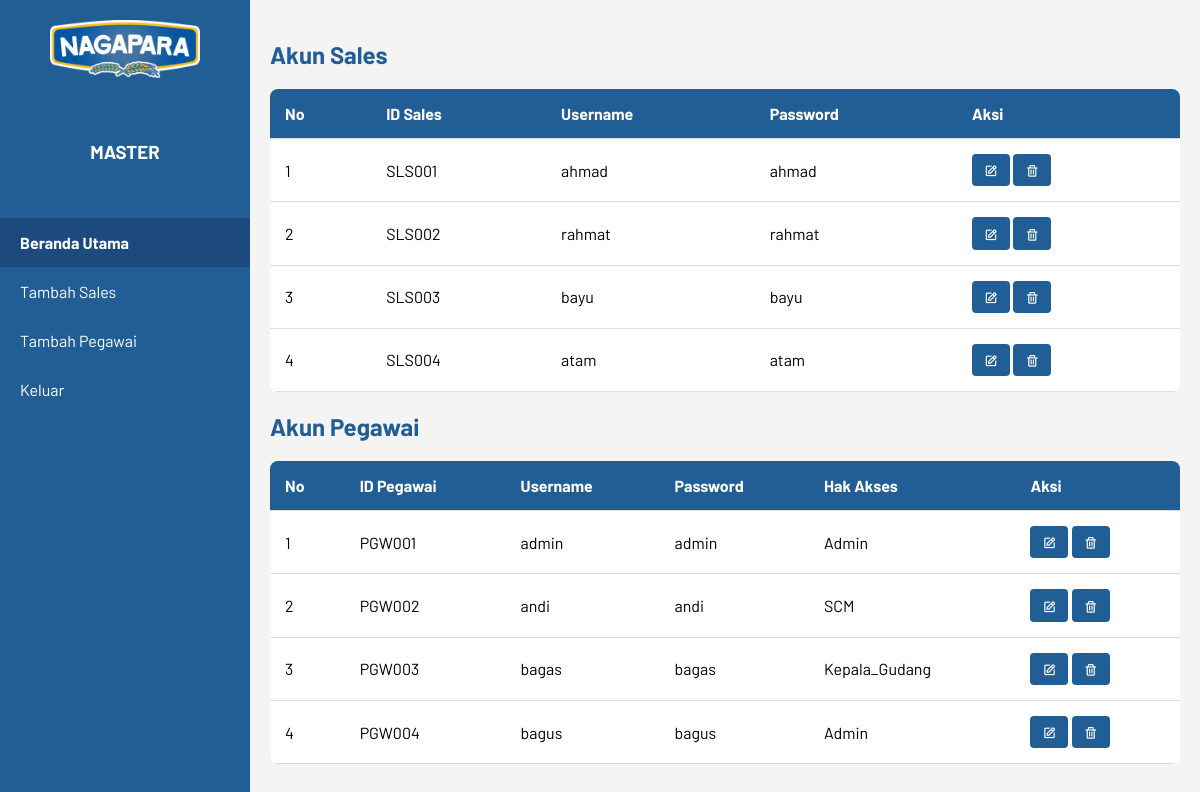
Page /halaman/Bos/master.php on the committed database.
### tables this page shows
CREATE TABLE `users_sales` (
  `id_users` int(11) NOT NULL,
  `id_sales` varchar(6) NOT NULL,
  `username` varchar(30) NOT NULL,
  `password` varchar(30) NOT NULL
);

CREATE TABLE `users_pegawai` (
  `id_users` int(11) NOT NULL,
  `id_pegawai` varchar(6) NOT NULL,
  `username` varchar(30) NOT NULL,
  `password` varchar(30) NOT NULL,
  `hak_akses` enum('Admin','SCM','Kepala_Gudang') NOT NULL
);

### halaman/Bos/master.php (the view, shortened to what this page needs)
<!DOCTYPE html>
<html lang="en">
<head>
  <link href="https://unpkg.com/boxicons@2.1.4/css/boxicons.min.css" rel="stylesheet" />
  <link rel="stylesheet" href="../../css/index.css" />
</head>
<body>
    <div class="sidebar">
        <div class="logo">
            <img src="../../img/logo.png" alt="Logo">
        </div>
        <div class="user-info">
          <h3>MASTER</h3>
        </div>
        <nav class="nav-menu">
            <ul>
              <li><a href="#beranda-utama" class="active">Beranda Utama</a></li>
              <li><a href="biosales.php" >Tambah Sales</a></li>
              <li><a href="biopegawai.php" >Tambah Pegawai</a></li>
              <li><a href="../login.php">Keluar</a></li>
            </ul>
        </nav>
    </div>
    <div class="main-content">
      <section id="daftar-sales">
      <h1>Akun Sales</h1>
        <table class="product-table">
          <thead>
            <tr>
              <th>No</th>
              <th>ID Sales</th>
              <th>Username</th>
              <th>Password</th>
              <th>Aksi</th>
            </tr>
          </thead>
          <tbody>
            <?php
            require("../../koneksi.php");
            $sql = "SELECT * FROM users_sales";
            $hasil = mysqli_query($conn, $sql);
            $n = 1;
            while ($row = mysqli_fetch_row($hasil)) {
              list($id_users, $id_sales, $username, $password,) = $row;
              echo "<tr>
                    <td>$n</td>
                    <td>$id_sales</td>
                    <td>$username</td>
                    <td>$password</td>
                    <td>
                        <button class='edit-btn'><a href='editakunsales.php?id_users=$id_users'><i class='bx bx-edit'></i></a></button>
                        <button class='delete-btn'><a href='aksihapusakunsales.php?id_users=$id_users' onclick=\"return confirm('Anda Yakin mau menghapus data ini?')\"><i class='bx bx-trash'></i></a></button>
                    </td>
                </tr>";
              $n++;
            }
            ?>
          </tbody>
        </table>
      </section>
    <section class="daftar-pegawai">
    <h1>Akun Pegawai</h1>
    <table class="product-table">
        <thead>
          <tr>
            <th>No</th>
            <th>ID Pegawai</th>
            <th>Username</th>
            <th>Password</th>
            <th>Hak Akses</th>
            <th>Aksi</th>
          </tr>
        </thead>
        <tbody>
          <?php
          require("../../koneksi.php");
          $sql = "SELECT * FROM users_pegawai";
          $hasil = mysqli_query($conn, $sql);
          $n = 1;
          while ($row = mysqli_fetch_row($hasil)) {
            list($id_users, $id_sales, $username, $password, $hak_akses) = $row;
            echo "<tr>
                  <td>$n</td>
                  <td>$id_sales</td>
                  <td>$username</td>
                  <td>$password</td>
                  <td>$hak_akses</td>
                  <td>
                      <button class='edit-btn'><a href='editakunpegawai.php?id_users=$id_users'><i class='bx bx-edit'></i></a></button>
                      <button class='delete-btn'><a href='aksihapusakunpegawai.php?id_users=$id_users' onclick=\"return confirm('Anda Yakin mau menghapus data ini?')\"><i class='bx bx-trash'></i></a></button>
                  </td>
              </tr>";
            $n++;
          }
          ?>
        </tbody>
      </table>
     </section>
    </div>
</body>
</html>

### css/index.css (style rules this page uses)
html { scroll-behavior: smooth; }
body { font-family: Barlow, sans-serif; margin: 0; padding: 0; display: flex; background-color: #f4f4f4; }
.sidebar { width: 250px; background-color: #225e96; color: #fff; height: 100vh; position: fixed; display: flex; flex-direction: column; align-items: center; }
.logo img { max-width: 150px; margin: 20px 0; }
.user-info { margin: 20px 0; text-align: center; }
.nav-menu ul { list-style-type: none; padding: 0; }
.nav-menu ul li { width: 100%; }
.nav-menu ul li a { text-decoration: none; color: #fff; display: block; padding: 15px 20px; width: 250px; box-sizing: border-box; }
.nav-menu ul li a.active { background-color: #1d4a7e; font-weight: bold; }
.main-content { margin-left: 250px; padding: 20px; width: calc(100% - 250px); }
h1 { color: #225e96; }
table { width: 100%; border-collapse: collapse; margin-top: 20px; background-color: #fff; border-radius: 8px; overflow: hidden; }
table th, table td { padding: 15px; text-align: left; border-bottom: 1px solid #ddd; }
table th { background-color: #225e96; color: #fff; }
.product-table button { padding: 8px 12px; border: none; border-radius: 4px; background-color: #225e96; color: #fff; cursor: pointer; font-size: 14px; }
.edit-btn, .delete-btn { transition: background-color 0.3s, color 0.3s; }
.edit-btn a, .delete-btn a { text-decoration: none; color: inherit; }
.edit-btn { background-color: #4caf50; color: white; }
.delete-btn { color: white; }
.edit-btn i, .delete-btn i { vertical-align: middle; }

### rows in the picture
users_sales: id_sales "SLS001", username "ahmad", password "ahmad"
users_sales: id_sales "SLS002", username "rahmat", password "rahmat"
users_sales: id_sales "SLS003", username "bayu", password "bayu"
users_sales: id_sales "SLS004", username "atam", password "atam"
users_pegawai: id_pegawai "PGW001", username "admin", password "admin", hak_akses "Admin"
users_pegawai: id_pegawai "PGW002", username "andi", password "andi", hak_akses "SCM"
users_pegawai: id_pegawai "PGW003", username "bagas", password "bagas", hak_akses "Kepala_Gudang"
users_pegawai: id_pegawai "PGW004", username "bagus", password "bagus", hak_akses "Admin"
